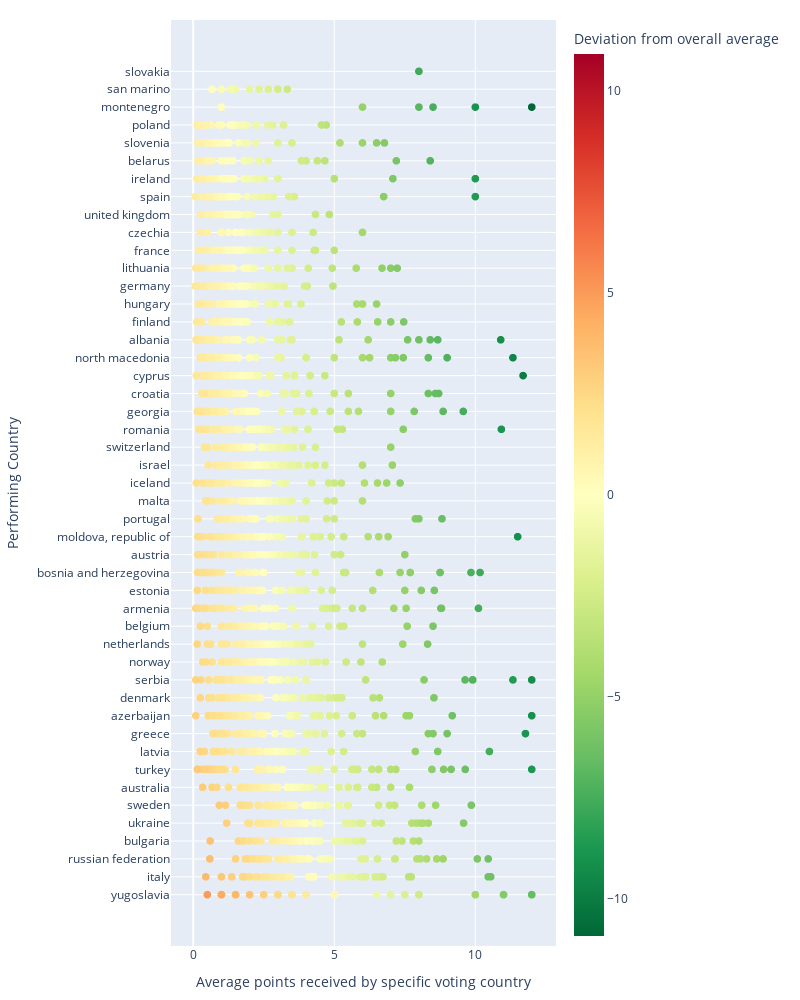

Source (notebook cell):
### Code cell
import plotly.express as px
import plotly.graph_objects as go


votes['rank'] = votes['average_points'].rank(ascending=False)

# order by rank
votes = votes.sort_values(by='rank')

# drop rows with no votes
votes = votes.loc[votes['average_points_voter'] > 0]

# Render an interactive (hoverable) plot
fig = px.scatter(votes, x='average_points_voter', y='performer')
fig.update_traces(hovertemplate='Performer: %{customdata[0]}'
                  + '<br>Voter: %{customdata[1]}'
                  + '<br>Total Eurovisions competed: %{customdata[2]}'
                  + '<br>Total times voted for by selected country: %{customdata[3]}'
                  + '<br>Average points overall: %{customdata[5]:.2f}'
                  + '<br>Average points by %{customdata[1]}: %{customdata[7]:.2f}',
                  customdata=votes, marker_color=votes['deviation'],

                  marker=dict(size=8, color=votes['deviation'], colorscale='rdylgn_r', 
                              cmid=0, 
                              showscale=True, colorbar=dict(title='Deviation from overall average'))
                )
fig.update_layout(hoverlabel_align='left', width=800, height=1000, margin=dict(l=20, r=20, t=20, b=20),
                  xaxis={'title': 'Average points received by specific voting country'},
                  yaxis={'title': 'Performing Country'})




fig.show()
fig.write_html("../../plots/voting_scores_vs_all_average.html")

### Figure 1 — Plotly figure (JSON) as saved in the notebook; plotly's stock layout.template omitted (floating-point values rounded to 4 significant figures; data arrays with more than 128 entries replaced by an {"elided": "..."} marker saying what was removed)
{"data": [{"customdata": {"elided": "1926x10 mixed values"}, "hovertemplate": "Performer: %{customdata[0]}<br>Voter: %{customdata[1]}<br>Total Eurovisions competed: %{customdata[2]}<br>Total times voted for by selected country: %{customdata[3]}<br>Average points overall: %{customdata[5]:.2f}<br>Average points by %{customdata[1]}: %{customdata[7]:.2f}", "legendgroup": "", "marker": {"cmid": 0, "color": {"elided": "1926 float values"}, "colorbar": {"title": {"text": "Deviation from overall average"}}, "colorscale": [[0, "rgb(0,104,55)"], [0.1, "rgb(26,152,80)"], [0.2, "rgb(102,189,99)"], [0.3, "rgb(166,217,106)"], [0.4, "rgb(217,239,139)"], [0.5, "rgb(255,255,191)"], [0.6, "rgb(254,224,139)"], [0.7, "rgb(253,174,97)"], [0.8, "rgb(244,109,67)"], [0.9, "rgb(215,48,39)"], [1, "rgb(165,0,38)"]], "showscale": true, "size": 8, "symbol": "circle"}, "mode": "markers", "name": "", "showlegend": false, "type": "scattergl", "x": {"elided": "1926 float values"}, "xaxis": "x", "y": {"elided": "1926 str values"}, "yaxis": "y"}], "layout": {"height": 1000, "hoverlabel": {"align": "left"}, "legend": {"tracegroupgap": 0}, "margin": {"b": 20, "l": 20, "r": 20, "t": 20}, "width": 800, "xaxis": {"anchor": "y", "domain": [0, 1], "title": {"text": "Average points received by specific voting country"}}, "yaxis": {"anchor": "x", "domain": [0, 1], "title": {"text": "Performing Country"}}}}
